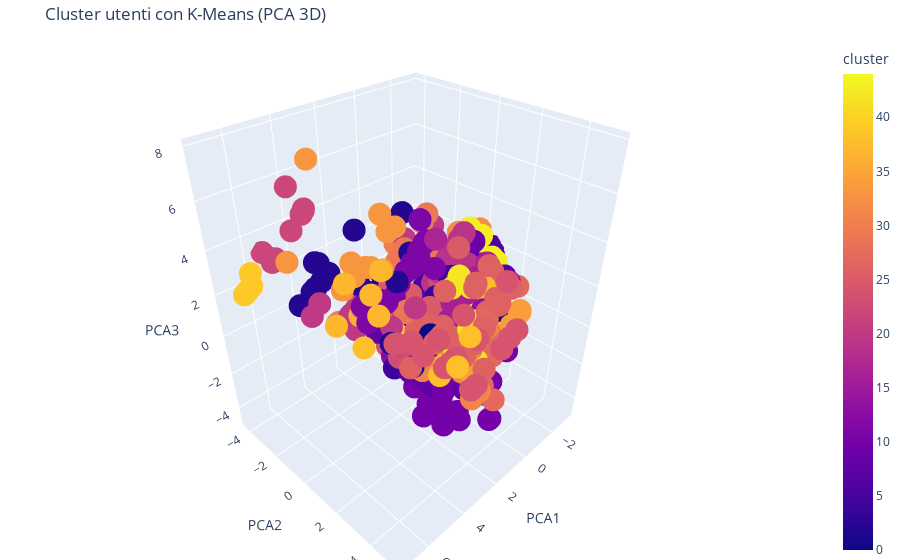

Notebook cell for this chart:
### Code cell
import plotly.express as px

fig = px.scatter_3d(
    movies,
    x='PCA1',
    y='PCA2',
    z='PCA3',
    color='cluster',
    title='Cluster utenti con K-Means (PCA 3D)',
    labels={'PCA1': 'PCA1', 'PCA2': 'PCA2', 'PCA3': 'PCA3'}
)

fig.update_layout(
    margin=dict(l=0, r=0, b=0, t=40),
    legend_title_text='Cluster'
)

fig.show()

### Figure 1 — Plotly figure (JSON) as saved in the notebook; plotly's stock layout.template omitted (floating-point values rounded to 4 significant figures; data arrays with more than 128 entries replaced by an {"elided": "..."} marker saying what was removed)
{"data": [{"hovertemplate": "PCA1=%{x}<br>PCA2=%{y}<br>PCA3=%{z}<br>cluster=%{marker.color}<extra></extra>", "legendgroup": "", "marker": {"color": {"elided": "1681 int values"}, "coloraxis": "coloraxis", "symbol": "circle"}, "mode": "markers", "name": "", "scene": "scene", "showlegend": false, "type": "scatter3d", "x": {"elided": "1681 float values"}, "y": {"elided": "1681 float values"}, "z": {"elided": "1681 float values"}}], "layout": {"coloraxis": {"colorbar": {"title": {"text": "cluster"}}, "colorscale": [[0, "#0d0887"], [0.1111, "#46039f"], [0.2222, "#7201a8"], [0.3333, "#9c179e"], [0.4444, "#bd3786"], [0.5556, "#d8576b"], [0.6667, "#ed7953"], [0.7778, "#fb9f3a"], [0.8889, "#fdca26"], [1, "#f0f921"]]}, "legend": {"title": {"text": "Cluster"}, "tracegroupgap": 0}, "margin": {"b": 0, "l": 0, "r": 0, "t": 40}, "scene": {"domain": {"x": [0, 1], "y": [0, 1]}, "xaxis": {"title": {"text": "PCA1"}}, "yaxis": {"title": {"text": "PCA2"}}, "zaxis": {"title": {"text": "PCA3"}}}, "title": {"text": "Cluster utenti con K-Means (PCA 3D)"}}}
